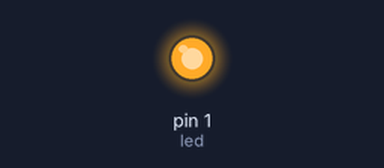
Simulated run of this sketch. Board: Arduino Uno, built with avr-gcc and run on an emulated ATmega328P. On the bench: output pins drawn as LEDs (lit = HIGH).

Above: at 0.1 s.
Timing chart, 0 to 1.6 s (numbered marks = the images above):
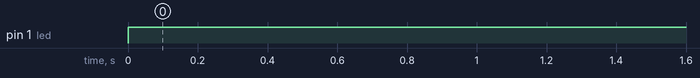

Measured:
- by itself, pin 1 (led): LOW → HIGH at 0.00 s

The sketch:

LED_ON.ino
```cpp
const int led=1;
void setup()
{
	pinMode(led, OUTPUT);
}

void loop()
{
	digitalWrite(led, HIGH);
}
```
